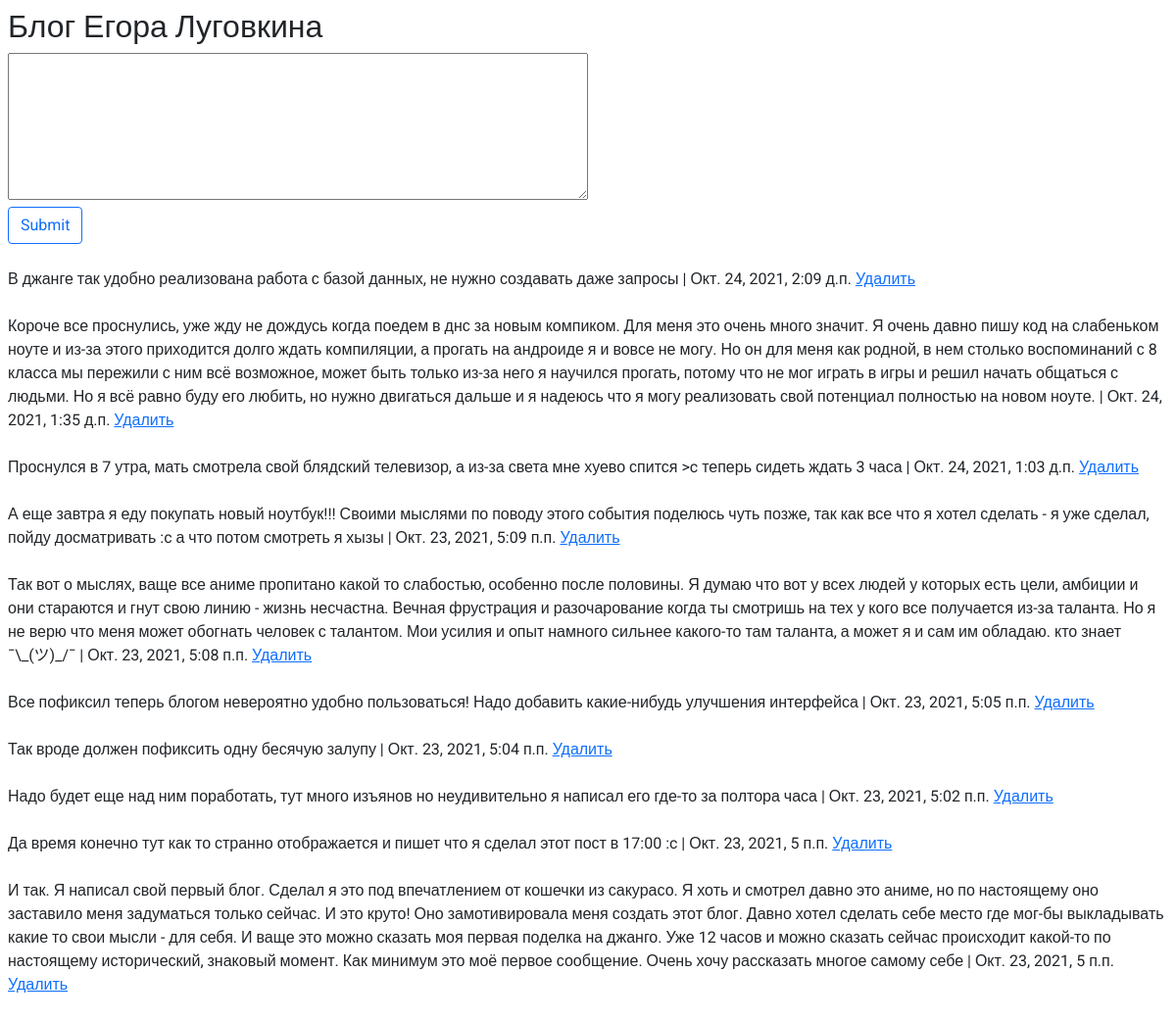
/bboard/blog, run on the app's committed database.
### bboard/models.py (models this page shows)
class Post(models.Model):
    text = models.TextField(null=True, blank=True, verbose_name='Текст')
    published = models.DateTimeField(auto_now=True, db_index=True, verbose_name='Опубликовано')
    class Meta:
        verbose_name_plural = 'Посты'
        verbose_name = 'Пост'
        ordering = ['-published']

### bboard/views.py (the view)
# urls.py: path('blog', blog, name='blog'),
def blog(request):
    if request.method == 'POST':
        text = request.POST.get('text')
        post = Post(text=text)
        post.save()
        return redirect('blog')
    posts = Post.objects.all()
    context = {"posts": posts}
    return render(request, 'blog/index.html', context)

### bboard/templates/blog/index.html (shortened to what this page needs)
<!DOCTYPE html>
{% load static %}
<html lang="ru">
<head>
    <link href="https://cdn.jsdelivr.net/npm/bootstrap@5.1.3/dist/css/bootstrap.min.css" rel="stylesheet">
    <link rel="stylesheet" href="{% static 'blog/style.css' %}">
</head>
<body>
    <h2>Блог Егора Луговкина</h2>
    <form method="post">
        <textarea id="message" name="text"></textarea>
        <div id='send_button'>
            <input type="submit" class="btn btn-outline-primary"/>
        </div>
    </form>
    <br/>
    {% for post in posts %}
        {{ post.text }} | {{ post.published }} <a href="{% url 'post_delete' post.pk %}">Удалить</a> <br/><br/>
    {% endfor %}
</body>
</html>

### bboard/static/blog/style.css (style rules this page uses)
body { font-family: 'Roboto', sans-serif; margin: 8px; }
#message { width: 50%; height: 150px; font-size: 14px; word-break: break-word; }

### data on the page
Post: text "В джанге так удобно реализована работа с базой данных, не нужно создавать даже запросы", published "Окт. 24, 2021, 2:09 д.п."
Post: text "Короче все проснулись, уже жду не дождусь когда поедем в днс за новым компиком. Для меня это очень много значит. Я очень давно пишу код на слабеньком ноуте и из-за этого приходится долго ждать компиляции, а прогать на андроиде я и вовсе не могу. Но он для меня как родной, в нем столько воспоминаний с 8 класса мы пережили с ним всё возможное, может быть только из-за него я научился прогать, потому что не мог играть в игры и решил начать общаться с людьми. Но я всё равно буду его любить, но нужно двигаться дальше и я надеюсь что я могу реализовать свой потенциал полностью на новом ноуте.", published "Окт. 24, 2021, 1:35 д.п."
Post: text "Проснулся в 7 утра, мать смотрела свой блядский телевизор, а из-за света мне хуево спится >c теперь сидеть ждать 3 часа", published "Окт. 24, 2021, 1:03 д.п."
Post: text "А еще завтра я еду покупать новый ноутбук!!! Своими мыслями по поводу этого события поделюсь чуть позже, так как все что я хотел сделать - я уже сделал, пойду досматривать :c а что потом смотреть я хызы", published "Окт. 23, 2021, 5:09 п.п."
Post: text "Так вот о мыслях, ваще все аниме пропитано какой то слабостью, особенно после половины. Я думаю что вот у всех людей у которых есть цели, амбиции и они стараются и гнут свою линию - жизнь несчастна. Вечная фрустрация и разочарование когда ты смотришь на тех у кого все получается из-за таланта. Но я не верю что меня может обогнать человек с талантом. Мои усилия и опыт намного сильнее какого-то там таланта, а может я и сам им обладаю. кто знает ¯\\_(ツ)_/¯", published "Окт. 23, 2021, 5:08 п.п."
Post: text "Все пофиксил теперь блогом невероятно удобно пользоваться! Надо добавить какие-нибудь улучшения интерфейса", published "Окт. 23, 2021, 5:05 п.п."
Post: text "Так вроде должен пофиксить одну бесячую залупу", published "Окт. 23, 2021, 5:04 п.п."
Post: text "Надо будет еще над ним поработать, тут много изъянов но неудивительно я написал его где-то за полтора часа", published "Окт. 23, 2021, 5:02 п.п."
Post: text "Да время конечно тут как то странно отображается и пишет что я сделал этот пост в 17:00 :c", published "Окт. 23, 2021, 5 п.п."
Post: text "И так. Я написал свой первый блог. Сделал я это под впечатлением от кошечки из сакурасо. Я хоть и смотрел давно это аниме, но по настоящему оно заставило меня задуматься только сейчас. И это круто! Оно замотивировала меня создать этот блог. Давно хотел сделать себе место где мог-бы выкладывать какие то свои мысли - для себя. И ваще это можно сказать моя первая поделка на джанго. Уже 12 часов и можно сказать сейчас происходит какой-то по настоящему исторический, знаковый момент. Как минимум это моё первое сообщение. Очень хочу рассказать многое самому себе", published "Окт. 23, 2021, 5 п.п."
